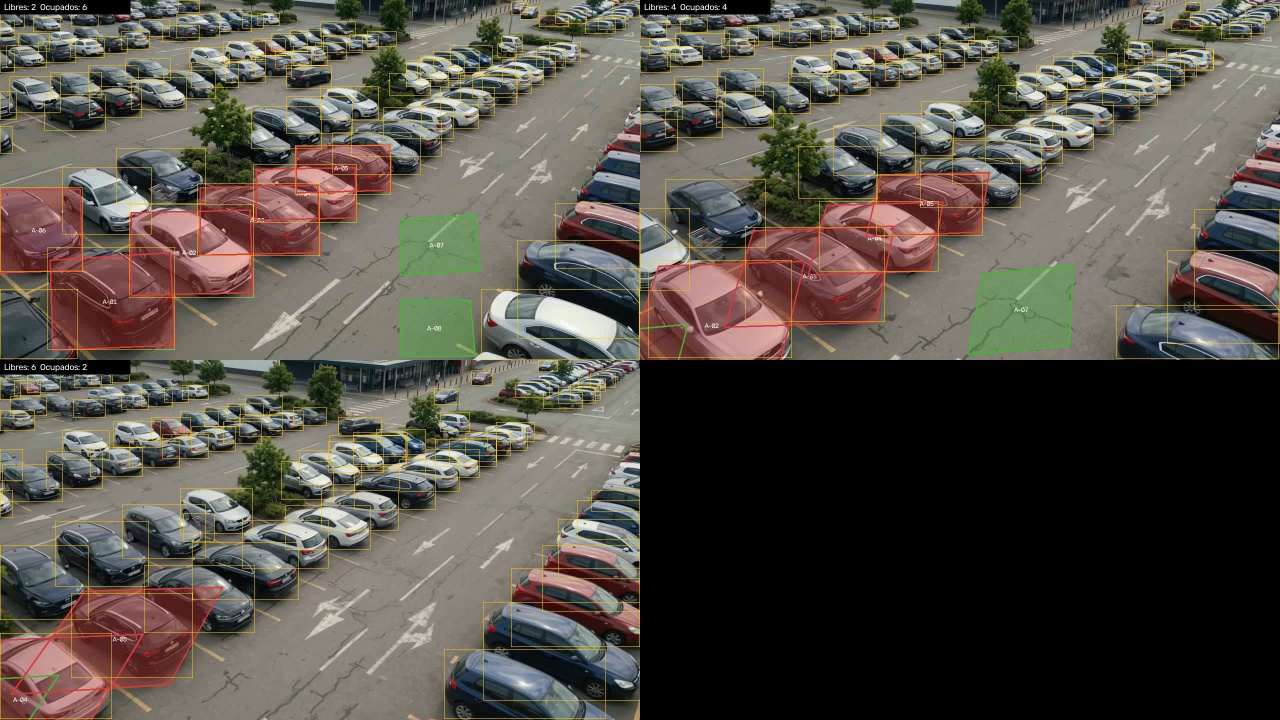
#> input picture evidencias/03_video_ia/montaje_cajones_estabilizados_0s_4s_8s.jpg, 1280 x 720 px, given in place of caseta_med.jpg, which was not available
$ python lateral_caseta.py
#> lines starting #> are read from the running program, lines starting #| are printed output that depends on the picture; after the words box and inside, x2 and y2 are one past the last pixel; in counts of white or black regions, pixels touching at a corner belong together
### scripts/cajones_reales/islas_diagonales.py
"""Extensión de islas_cam02.py para filas en cualquier dirección (camellón en diagonal), como las dos islas de la derecha de CAM-02.

Una fila es: el borde de los cajones junto al camellón (línea quebrada de cerca a lejos), hacia dónde se extiende el cajón (vector de
profundidad, la dirección en que están estacionados los coches) y cómo se achican los cajones al alejarse (el primero mide p0 px a lo largo
del borde y cada uno r veces el anterior). Coordenadas del recorte ampliado de la isla.
    python islas_diagonales.py D        # dibuja la isla y guarda isla_<letra>_cajones.jpg / .json
"""
import json
import sys
from pathlib import Path

import cv2
import numpy as np

D = Path(__file__).resolve().parents[2] / "datasets" / "reales"

ISLAS = {
    # fila 5 (letra E): la isla de la derecha de la central (recorte isla_b_d.jpg)
    "E": dict(recorte="isla_b_dd.jpg", origen=(1090, 60), zoom=2.4,
              filas=[
                  # fila izquierda: cajones a la izquierda del camellón (su borde es el bordillo amarillo grueso)
                  dict(borde=[(510, 820), (395, 705), (325, 590), (228, 508), (152, 432), (64, 336), (-31, 244), (-120, 164), (-216, 72), (-296, 12)],
                       prof=(-1.0, -0.05), p0=88, r=0.978, largo=1.95),
                  # fila derecha: cajones a la derecha del camellón
                  dict(borde=[(601, 840), (550, 765), (440, 652), (402, 590), (300, 505), (245, 445), (160, 368), (84, 292), (-8, 212), (-80, 140), (-144, 80), (-200, 28)],
                       prof=(1.0, 0.04), p0=88, r=0.978, largo=1.95),
              ], desplazamiento=(480, 48)),  # los bordes están en el recorte anterior (origen (1290, 80)); se desplazan al recorte ancho
}


def punto_en(poli, d):
    pts = np.array(poli, float)
    seg = np.linalg.norm(np.diff(pts, axis=0), axis=1)
    cum = np.concatenate([[0], np.cumsum(seg)])
    d = min(max(d, 0), cum[-1])
    i = min(np.searchsorted(cum, d, side="right") - 1, len(seg) - 1)
    return pts[i] + (d - cum[i]) / seg[i] * (pts[i + 1] - pts[i])


def fila(f, max_cajones=20):
#> called with max_cajones = 16
    pts = np.array(f["borde"], float)
    total = float(np.linalg.norm(np.diff(pts, axis=0), axis=1).sum())
    prof = np.array(f["prof"], float) / np.linalg.norm(f["prof"])
    cajones, d, p = [], 0.0, float(f["p0"])
    for _ in range(max_cajones):
        if d + p * 0.5 > total:
            break
        a, b = punto_en(f["borde"], d), punto_en(f["borde"], d + p)
        largo = f["largo"] * p
        cajones.append([a, b, b + prof * largo, a + prof * largo])
        d += p
        p *= f["r"]
    return cajones


# [28 lines left out: function dibujar, not called in this run]


# [3 lines that do not run on import are left out]

### scripts/cajones_reales/lateral_caseta.py
"""Lateral de la caseta (CAM-01): 16 cajones en paralelo al bordillo, desde la esquina de las motos hacia la garita.

Se dibuja sobre el recorte ampliado caseta_med.jpg (origen (1500, 0) del video de 2688x1512, ampliado 1.25) y reutiliza `fila` de
islas_diagonales.py: el borde es el bordillo (de cerca a lejos), `prof` apunta hacia la calle y cada cajón mide r veces el anterior.
"""
import json
import sys
from pathlib import Path

import cv2
import numpy as np

sys.path.insert(0, str(Path(__file__).parent))
from islas_diagonales import fila  # noqa: E402

RAIZ = Path(__file__).resolve().parents[2]
D = RAIZ / "datasets" / "reales"
ORIGEN, ZOOM = (1500, 0), 1.25
F = dict(borde=[(1090, 885), (1000, 785), (900, 675), (800, 570), (700, 470), (620, 410), (520, 340), (420, 270), (330, 215), (240, 165), (150, 125), (70, 100)],
         prof=(-0.57, 0.82), p0=190, r=0.93, largo=0.6)
cajones = fila(F, max_cajones=16)
if __name__ == "__main__":
    img = cv2.imread(str(D / "caseta_med.jpg"))
#> img is the input picture: shape (720, 1280, 3); mean B, G, R 72.6, 80.1, 85.4
    salida = []
    for i, c in enumerate(cajones, start=1):  # CAS-01 es el más cercano a las motos
        pts = np.array(c, np.int32)
        cv2.polylines(img, [pts], True, (0, 215, 255), 2)
        cx, cy = pts.mean(axis=0).astype(int)
        cv2.putText(img, str(i), (cx - 10, cy + 6), cv2.FONT_HERSHEY_SIMPLEX, 0.6, (0, 0, 0), 4, cv2.LINE_AA)
        cv2.putText(img, str(i), (cx - 10, cy + 6), cv2.FONT_HERSHEY_SIMPLEX, 0.6, (255, 255, 255), 2, cv2.LINE_AA)
        salida.append({"id": f"CAS-{i:02d}", "polygon": [[round(x / ZOOM + ORIGEN[0]), round(y / ZOOM + ORIGEN[1])] for x, y in c]})
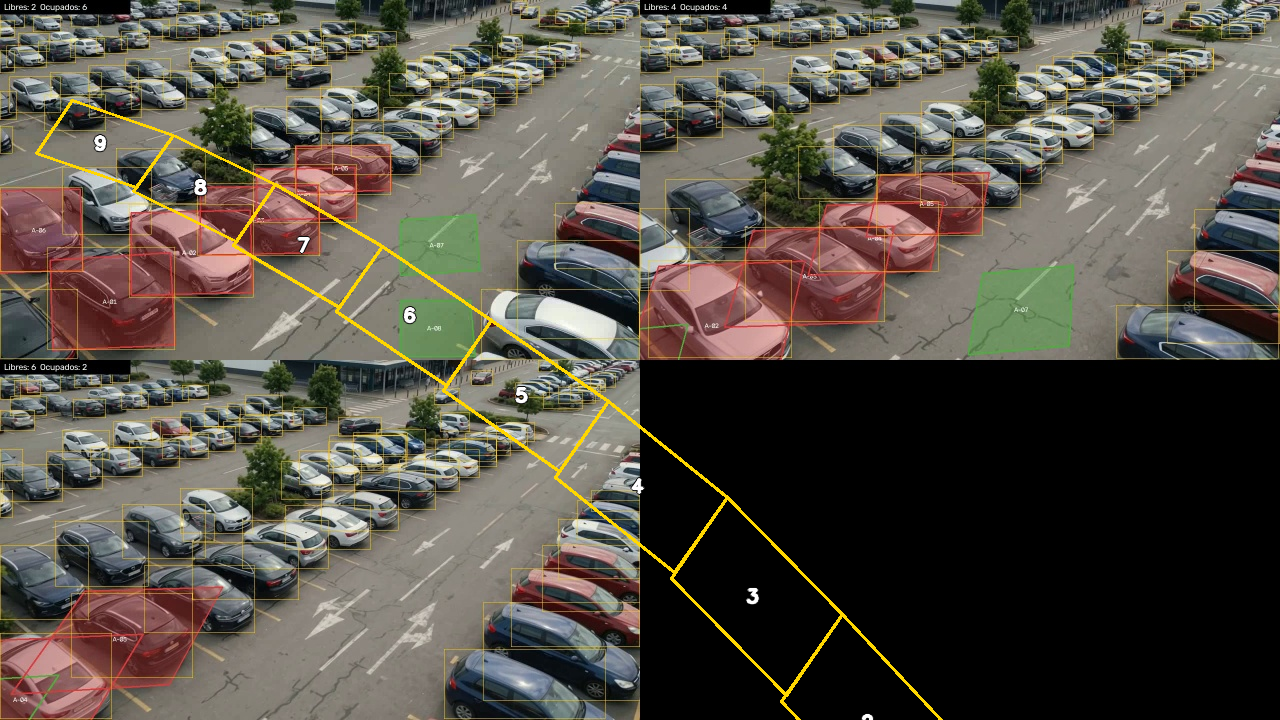
#> img: shape (720, 1280, 3); 1.11% of pixels changed, all inside (x1, y1, x2, y2) = (35, 99, 943, 720)
#> after the loop, salida = 9 items
    cv2.polylines(img, [np.array(F["borde"], np.int32)], False, (255, 0, 255), 2)
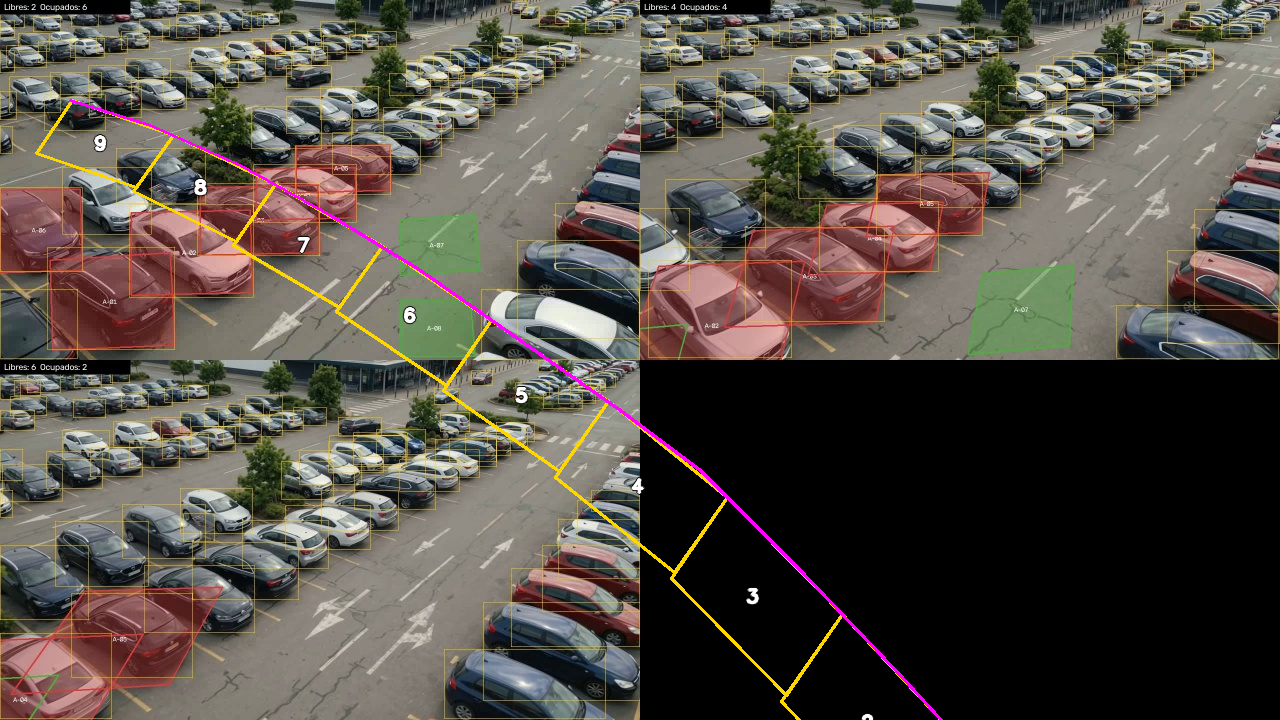
#> img: shape (720, 1280, 3); 0.37% of pixels changed, all inside (x1, y1, x2, y2) = (69, 99, 943, 720)
    cv2.imwrite(str(D / "caseta_cajones.jpg"), img)
    (RAIZ / "camaras" / "cajones" / "lateral_caseta.json").write_text(json.dumps(salida, indent=1), encoding="utf-8")
    print(len(salida), "cajones de la lateral de la caseta")
#| 9 cajones de la lateral de la caseta

$ run again, on evidencias/03_video_ia/montaje_condiciones_simuladas.jpg
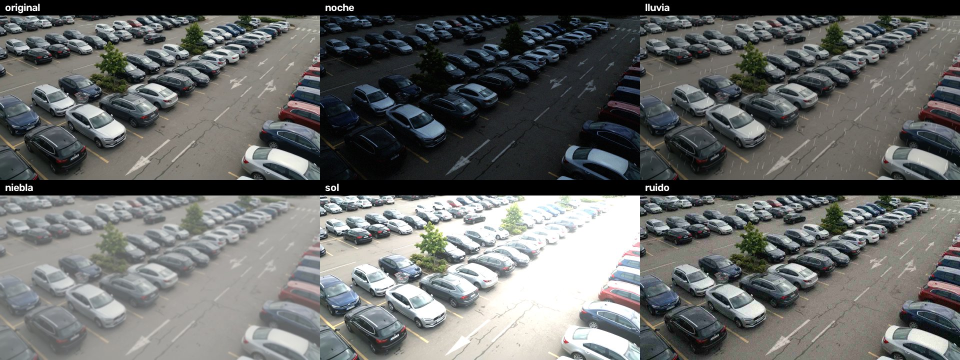
#> input picture evidencias/03_video_ia/montaje_condiciones_simuladas.jpg, 1920 x 720 px, given in place of caseta_med.jpg, which was not available (shown at 1/2 size)
#> img is the input picture: shape (720, 1920, 3); mean B, G, R 103.9, 104.8, 102.9
#> after the loop `for i, c in enumerate(cajones, start=1):`:
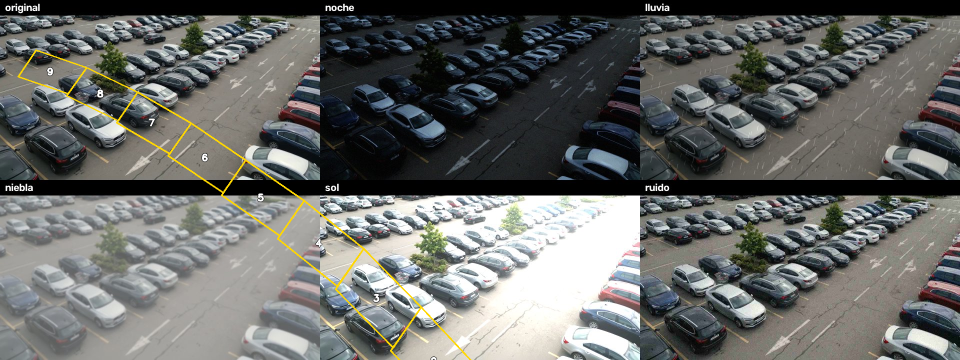
#> img: shape (720, 1920, 3) (shown at 1/2 size); 0.75% of pixels changed, all inside (x1, y1, x2, y2) = (35, 99, 943, 720)
#> after the loop `for i, c in enumerate(cajones, start=1):`: salida = 9 items
#> `cv2.polylines(img, [np.array(F["borde"], np.int32)], False, (255, 0, 2..`:
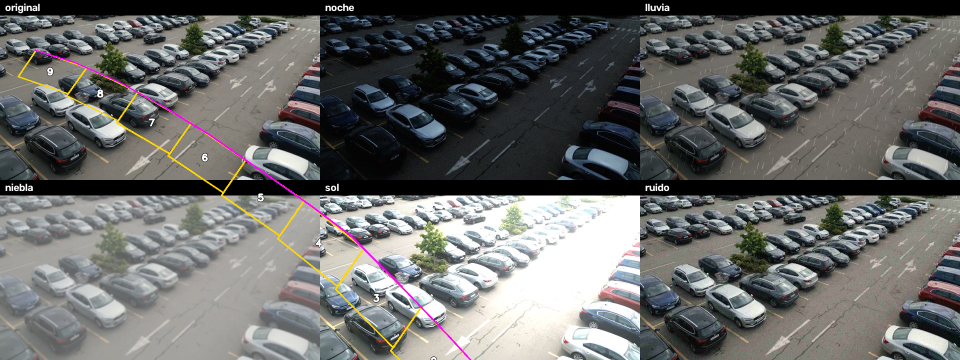
#> img: shape (720, 1920, 3) (shown at 1/2 size); 0.25% of pixels changed, all inside (x1, y1, x2, y2) = (69, 99, 943, 720)
#| 9 cajones de la lateral de la caseta
